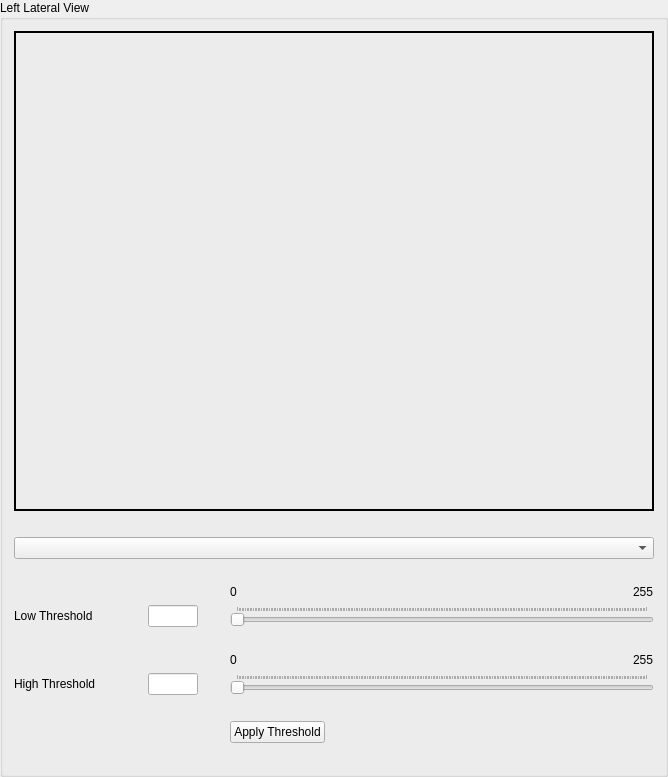
         <widget class="QGroupBox" name="groupBox_3">
          <property name="title">
           <string>Left Lateral View</string>
          </property>
          <layout class="QGridLayout" name="gridLayout_5">
           <item row="5" column="6">
            <widget class="QLabel" name="label_14">
             <property name="sizePolicy">
              <sizepolicy hsizetype="Fixed" vsizetype="Fixed">
               <horstretch>0</horstretch>
               <verstretch>0</verstretch>
              </sizepolicy>
             </property>
             <property name="text">
              <string>255</string>
             </property>
            </widget>
           </item>
           <item row="8" column="4">
            <widget class="QLabel" name="label_28">
             <property name="sizePolicy">
              <sizepolicy hsizetype="Fixed" vsizetype="Fixed">
               <horstretch>0</horstretch>
               <verstretch>0</verstretch>
              </sizepolicy>
             </property>
             <property name="text">
              <string>0</string>
             </property>
            </widget>
           </item>
           <item row="11" column="4">
            <widget class="QPushButton" name="leftLateralViewThreshApplyButton">
             <property name="text">
              <string>Apply Threshold</string>
             </property>
            </widget>
           </item>
           <item row="9" column="0">
            <widget class="QLabel" name="label_27">
             <property name="sizePolicy">
              <sizepolicy hsizetype="Fixed" vsizetype="Fixed">
               <horstretch>0</horstretch>
               <verstretch>0</verstretch>
              </sizepolicy>
             </property>
             <property name="text">
              <string>High Threshold</string>
             </property>
            </widget>
           </item>
           <item row="6" column="3">
            <spacer name="horizontalSpacer_6">
             <property name="orientation">
              <enum>Qt::Horizontal</enum>
             </property>
             <property name="sizeType">
              <enum>QSizePolicy::Fixed</enum>
             </property>
             <property name="sizeHint" stdset="0">
              <size>
               <width>20</width>
               <height>20</height>
              </size>
             </property>
            </spacer>
           </item>
           <item row="9" column="3">
            <spacer name="horizontalSpacer_16">
             <property name="orientation">
              <enum>Qt::Horizontal</enum>
             </property>
             <property name="sizeType">
              <enum>QSizePolicy::Fixed</enum>
             </property>
             <property name="sizeHint" stdset="0">
              <size>
               <width>20</width>
               <height>20</height>
              </size>
             </property>
            </spacer>
           </item>
           <item row="7" column="3">
            <spacer name="verticalSpacer_6">
             <property name="orientation">
              <enum>Qt::Vertical</enum>
             </property>
             <property name="sizeType">
              <enum>QSizePolicy::Fixed</enum>
             </property>
             <property name="sizeHint" stdset="0">
              <size>
               <width>20</width>
               <height>20</height>
              </size>
             </property>
            </spacer>
           </item>
           <item row="6" column="1">
            <spacer name="horizontalSpacer_5">
             <property name="orientation">
              <enum>Qt::Horizontal</enum>
             </property>
             <property name="sizeType">
              <enum>QSizePolicy::Fixed</enum>
             </property>
             <property name="sizeHint" stdset="0">
              <size>
               <width>40</width>
               <height>20</height>
              </size>
             </property>
            </spacer>
           </item>
           <item row="6" column="2">
            <widget class="QLineEdit" name="leftLateralViewLowThreshField">
             <property name="sizePolicy">
              <sizepolicy hsizetype="Fixed" vsizetype="Fixed">
               <horstretch>0</horstretch>
               <verstretch>0</verstretch>
              </sizepolicy>
             </property>
             <property name="maximumSize">
              <size>
               <width>50</width>
               <height>30</height>
              </size>
             </property>
            </widget>
           </item>
           <item row="9" column="4" colspan="3">
            <widget class="QSlider" name="leftLateralViewHighThreshSlider">
             <property name="maximum">
              <number>255</number>
             </property>
             <property name="orientation">
              <enum>Qt::Horizontal</enum>
             </property>
             <property name="tickPosition">
              <enum>QSlider::TicksAbove</enum>
             </property>
             <property name="tickInterval">
              <number>1</number>
             </property>
            </widget>
           </item>
           <item row="5" column="4">
            <widget class="QLabel" name="label_13">
             <property name="sizePolicy">
              <sizepolicy hsizetype="Fixed" vsizetype="Fixed">
               <horstretch>0</horstretch>
               <verstretch>0</verstretch>
              </sizepolicy>
             </property>
             <property name="text">
              <string>0</string>
             </property>
            </widget>
           </item>
           <item row="1" column="0" colspan="7" alignment="Qt::AlignHCenter">
            <widget class="QLabel" name="leftLateralViewEdgeImageLabel">
             <property name="sizePolicy">
              <sizepolicy hsizetype="Fixed" vsizetype="Fixed">
               <horstretch>0</horstretch>
               <verstretch>0</verstretch>
              </sizepolicy>
             </property>
             <property name="minimumSize">
              <size>
               <width>640</width>
               <height>480</height>
              </size>
             </property>
             <property name="frameShape">
              <enum>QFrame::WinPanel</enum>
             </property>
             <property name="text">
              <string/>
             </property>
            </widget>
           </item>
           <item row="9" column="2">
            <widget class="QLineEdit" name="leftLateralViewHighThreshField">
             <property name="sizePolicy">
              <sizepolicy hsizetype="Fixed" vsizetype="Fixed">
               <horstretch>0</horstretch>
               <verstretch>0</verstretch>
              </sizepolicy>
             </property>
             <property name="maximumSize">
              <size>
               <width>50</width>
               <height>30</height>
              </size>
             </property>
            </widget>
           </item>
           <item row="6" column="0">
            <widget class="QLabel" name="label_12">
             <property name="sizePolicy">
              <sizepolicy hsizetype="Fixed" vsizetype="Fixed">
               <horstretch>0</horstretch>
               <verstretch>0</verstretch>
              </sizepolicy>
             </property>
             <property name="text">
              <string>Low Threshold</string>
             </property>
            </widget>
           </item>
           <item row="12" column="3">
            <spacer name="verticalSpacer_19">
             <property name="orientation">
              <enum>Qt::Vertical</enum>
             </property>
             <property name="sizeType">
              <enum>QSizePolicy::Fixed</enum>
             </property>
             <property name="sizeHint" stdset="0">
              <size>
               <width>20</width>
               <height>20</height>
              </size>
             </property>
            </spacer>
           </item>
           <item row="9" column="1">
            <spacer name="horizontalSpacer_15">
             <property name="orientation">
              <enum>Qt::Horizontal</enum>
             </property>
             <property name="sizeType">
              <enum>QSizePolicy::Fixed</enum>
             </property>
             <property name="sizeHint" stdset="0">
              <size>
               <width>40</width>
               <height>20</height>
              </size>
             </property>
            </spacer>
           </item>
           <item row="10" column="3">
            <spacer name="verticalSpacer_20">
             <property name="orientation">
              <enum>Qt::Vertical</enum>
             </property>
             <property name="sizeType">
              <enum>QSizePolicy::Fixed</enum>
             </property>
             <property name="sizeHint" stdset="0">
              <size>
               <width>20</width>
               <height>20</height>
              </size>
             </property>
            </spacer>
           </item>
           <item row="2" column="4">
            <spacer name="verticalSpacer_5">
             <property name="orientation">
              <enum>Qt::Vertical</enum>
             </property>
             <property name="sizeType">
              <enum>QSizePolicy::Fixed</enum>
             </property>
             <property name="sizeHint" stdset="0">
              <size>
               <width>20</width>
               <height>20</height>
              </size>
             </property>
            </spacer>
           </item>
           <item row="8" column="6">
            <widget class="QLabel" name="label_29">
             <property name="sizePolicy">
              <sizepolicy hsizetype="Fixed" vsizetype="Fixed">
               <horstretch>0</horstretch>
               <verstretch>0</verstretch>
              </sizepolicy>
             </property>
             <property name="text">
              <string>255</string>
             </property>
            </widget>
           </item>
           <item row="6" column="4" colspan="3">
            <widget class="QSlider" name="leftLateralViewLowThreshSlider">
             <property name="sizePolicy">
              <sizepolicy hsizetype="MinimumExpanding" vsizetype="Fixed">
               <horstretch>0</horstretch>
               <verstretch>0</verstretch>
              </sizepolicy>
             </property>
             <property name="maximum">
              <number>255</number>
             </property>
             <property name="orientation">
              <enum>Qt::Horizontal</enum>
             </property>
             <property name="tickPosition">
              <enum>QSlider::TicksAbove</enum>
             </property>
             <property name="tickInterval">
              <number>1</number>
             </property>
            </widget>
           </item>
           <item row="4" column="4">
            <spacer name="verticalSpacer_24">
             <property name="orientation">
              <enum>Qt::Vertical</enum>
             </property>
             <property name="sizeType">
              <enum>QSizePolicy::Fixed</enum>
             </property>
             <property name="sizeHint" stdset="0">
              <size>
               <width>20</width>
               <height>20</height>
              </size>
             </property>
            </spacer>
           </item>
           <item row="3" column="0" colspan="7">
            <widget class="QComboBox" name="leftLateralViewEdgeAlgo"/>
           </item>
          </layout>
         </widget>
